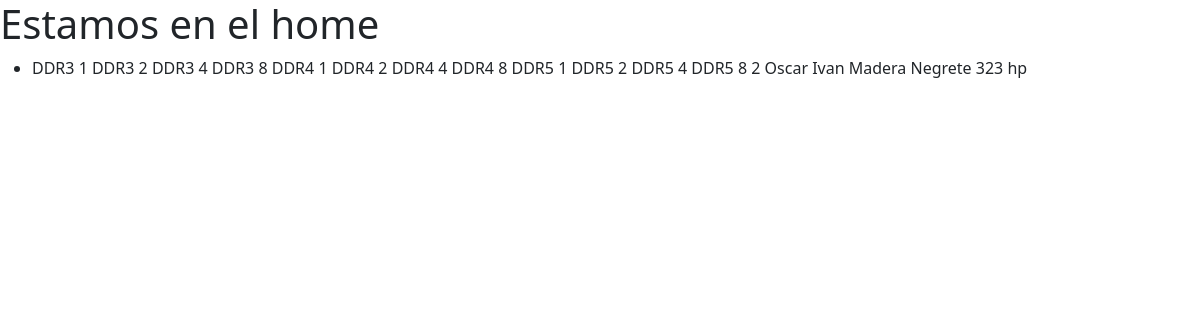
The page / on the database its author committed.
### inventario/models.py (models this page shows, shortened)
class MemoriaRam(models.Model):
    id = models.AutoField(primary_key=True)
    tipo = models.CharField(max_length = 15)
    capacidad = models.CharField(max_length = 15)

class Mantenimiento(models.Model):
    id = models.AutoField(primary_key=True)
    fecha = models.DateField()
    tecnico = models.ForeignKey(Tecnico, null = False, blank = False, on_delete=models.CASCADE)
    computador = models.ForeignKey(
        Computador, null = False, blank = False, on_delete=models.CASCADE)

class Tecnico(models.Model):
    documento = models.IntegerField(max_length = 15, primary_key = True)
    nombres = models.CharField(max_length = 150)
    apellidos = models.CharField(max_length = 250)
    def __str__(self):
        return f"{self.nombres} {self.apellidos} "

class Computador(models.Model):
    id = models.AutoField(primary_key=True)
    serial = models.IntegerField(max_length = 50)
    marca = models.CharField(max_length = 100)
    ram = models.ForeignKey(MemoriaRam, null = False, blank = False, on_delete=models.CASCADE)
    disco = models.ForeignKey(DiscoDuro, null = False, blank = False, on_delete=models.CASCADE)
    procesador = models.ForeignKey(
        Procesador, null = False, blank = False, on_delete=models.CASCADE)
    def __str__(self):
        return f"{self.serial} {self.marca} "

### inventario/views.py (the view)
# urls.py: 2. Add a URL to urlpatterns:  path('', views.home, name='home')
def home(request):
    mantenimiento = Mantenimiento.objects.all()
    ram = MemoriaRam.objects.all()
    return render(request,'home.html',{'mantenimientos': mantenimiento,
                                       'ram': ram})

### inventario/Templates/home.html (shortened to what this page needs)
<!DOCTYPE html>
<html lang="en">
<head>
    <link href="https://cdn.jsdelivr.net/npm/bootstrap@5.0.2/dist/css/bootstrap.min.css" rel="stylesheet">
</head>
<body>
    <h1>Estamos en el home</h1>
    <ul>
        <li>
            {% for i in mantenimientos %}
                {% for r in ram %}
                    {{r.tipo}}
                    {{r.capacidad}}
                {% endfor %}
                {{i.id}}
                {{i.tecnico}}
                {{i.computador}}
            {% endfor %}
        </li>
    </ul>
</body>
</html>

### rows shown on the page
Mantenimiento: id "2", tecnico "Oscar Ivan Madera Negrete", computador "323 hp"
MemoriaRam: tipo "DDR3", capacidad "1"
MemoriaRam: tipo "DDR3", capacidad "2"
MemoriaRam: tipo "DDR3", capacidad "4"
MemoriaRam: tipo "DDR3", capacidad "8"
MemoriaRam: tipo "DDR4", capacidad "1"
MemoriaRam: tipo "DDR4", capacidad "2"
MemoriaRam: tipo "DDR4", capacidad "4"
MemoriaRam: tipo "DDR4", capacidad "8"
MemoriaRam: tipo "DDR5", capacidad "1"
MemoriaRam: tipo "DDR5", capacidad "2"
MemoriaRam: tipo "DDR5", capacidad "4"
MemoriaRam: tipo "DDR5", capacidad "8"
